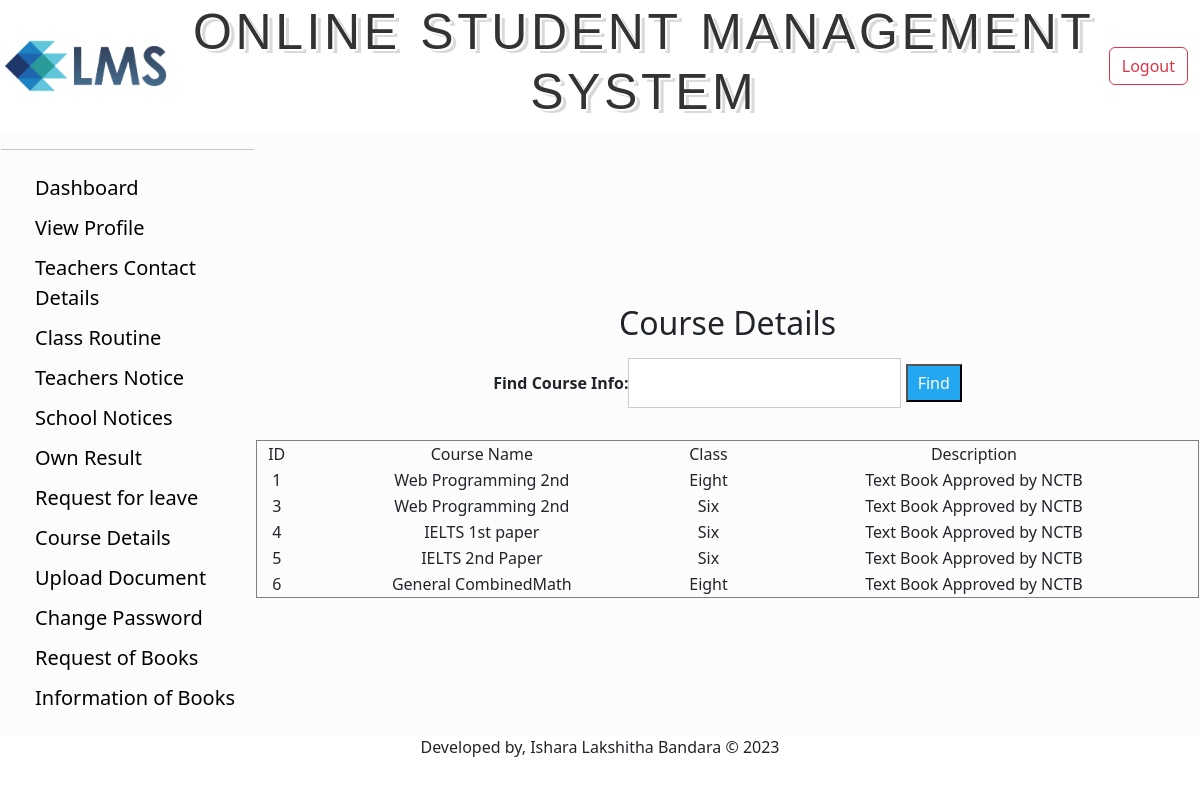
Screenshot of /student/view/coursedetails.php (signed in) with the database file from the repository.
### tables this page shows
CREATE TABLE `course` (
  `id` int(3) NOT NULL,
  `course_name` varchar(20) NOT NULL,
  `class` varchar(10) NOT NULL,
  `description` varchar(50) NOT NULL
);

### student/Model/DatabaseConnection.php (called while the page is built, shortened)
<?php
	function getAllcourse(){
		$conn = getConnection();
		$sql = "select * from course";
		$result = mysqli_query($conn, $sql);
		$user=[];
		while($row = mysqli_fetch_assoc($result))
		{
			array_push($user, $row);
		}
		return $user;
	}
?>

### student/View/coursedetails.php (the view, shortened to what this page needs)
<?php
require_once('../Model/DatabaseConnection.php');
$courseList=getAllcourse();
include('header.php');
?>
<?php include('sideBar.php'); ?>
        <td>
            <center><h2>Course Details</h2></center>
            <center>
                  <b>Find Course Info:</b><input type="text" onkeyup="ajax()" name="name" id="name">
                  <input type="button" name="" value="Find">
                </center>
          <div id="myh1" class="">
                  <br>
            <?php
                echo "<table border = 1 width='100%' cellspacing = 0  >
                <tr align = 'center'>
                    <td>ID</td>
                    <td>Course Name</td>
                    <td>Class</td>
                    <td>Description</td>
                </tr>";
                for($i = 0; $i<count($courseList); $i++){
                    echo "<tr align = 'center'>
                    <td>{$courseList[$i]['id']}</td>
                    <td>{$courseList[$i]['course_name']}</td>
                    <td>{$courseList[$i]['class']}</td>
                    <td>{$courseList[$i]['description']}</td>
                </tr>";
                }
                echo "</table>";
                ?>
                </div>
        </td>
      </tr>
      <?php include('footer.php'); ?>

### student/css/sidebar.css (style rules this page uses)
input[type=button] { background-color: #22A7F0; width: auto; color: white; padding: 5px 10px; cursor: pointer; }
input[type=text],input[type=email], input[type=password] { padding: 8px 20px; margin: 8px 0; display: inline-block; border: 1px solid #ccc; box-sizing: border-box; }

### student/css/adminlogin.css (style rules this page uses)
input[type="text"], input[type="password"] { padding: 12px 20px; margin: 8px 0; display: inline-block; border: 1px solid #ccc; box-sizing: border-box; }

### rows the page displays
course: id "1", course_name "Web Programming 2nd", class "Eight", description "Text Book Approved by NCTB"
course: id "3", course_name "Web Programming 2nd", class "Six", description "Text Book Approved by NCTB"
course: id "4", course_name "IELTS 1st paper", class "Six", description "Text Book Approved by NCTB"
course: id "5", course_name "IELTS 2nd Paper", class "Six", description "Text Book Approved by NCTB"
course: id "6", course_name "General CombinedMath", class "Eight", description "Text Book Approved by NCTB"
